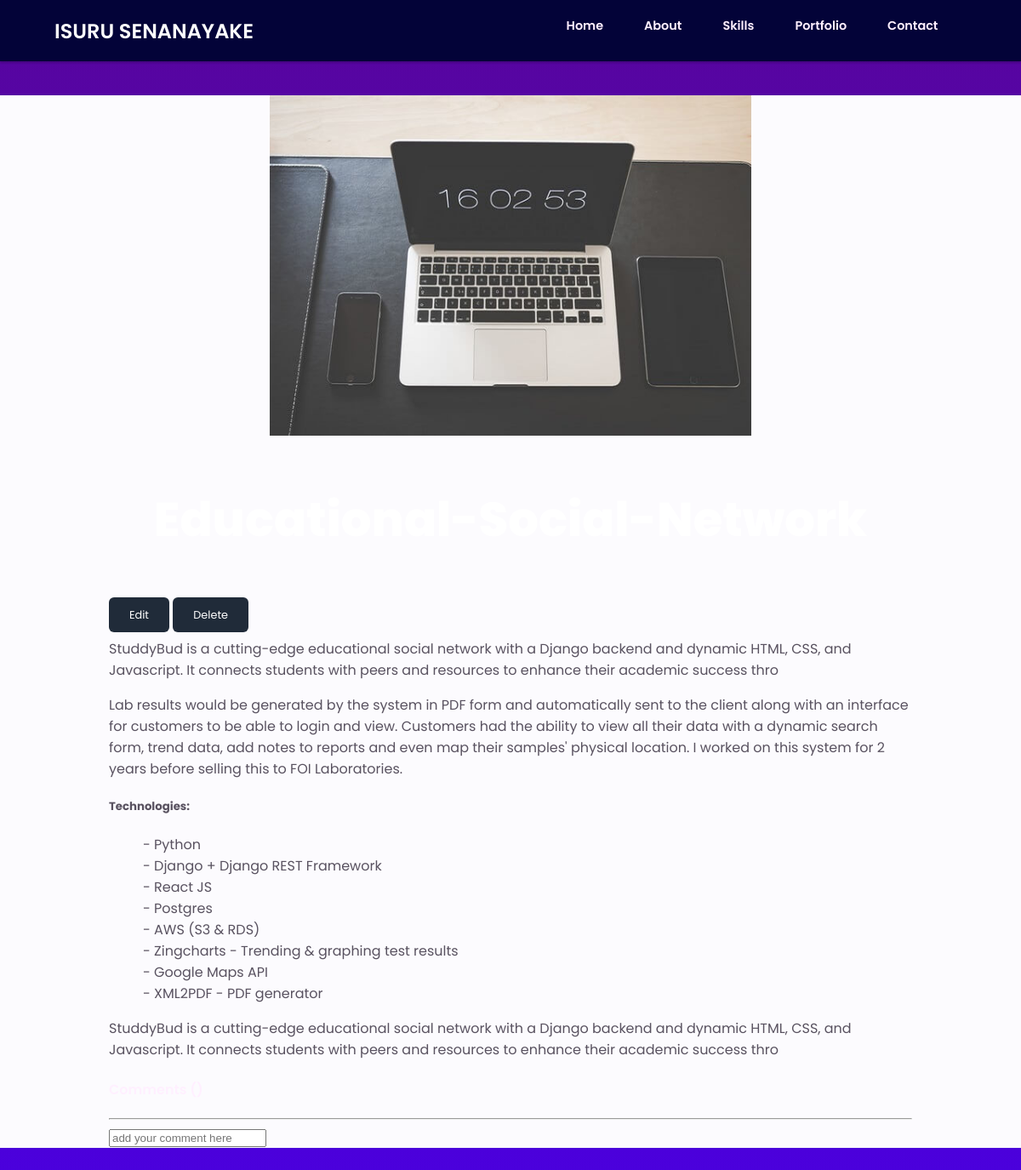
Screenshot of /project_page/2/ with the database file from the repository.
### portfolio/models.py (models this page shows, shortened)
class Projects(models.Model):
    title = models.CharField(max_length=200)
    thumbnail = models.ImageField(null=True,blank=True)
    body = models.CharField(max_length=200,null=True)
    project_description = RichTextField(null=True)
    created = models.DateTimeField(auto_now_add=True)
    github_link = models.URLField(null=True,blank=True)
    def imageURL(self):
        try:
            url = self.thumbnail.url
        except:
            url = ""
        return url

### portfolio/views.py (the view)
# urls.py: path('project_page/<str:pk>/', views.project_page, name="project-page"),
def project_page(request, pk):
    project = Projects.objects.get(id=pk)
    context = {"project": project}
    return render(request, "project_page.html", context)

### templates/project_page.html (shortened to what this page needs)
{% extends "main.html" %}
{% load static %}
{% block content %}
    <div class="project-page-container">
        <div class="project-img-container">
            <img id="project-img" src="{{ project.imageURL }}">
        </div>
        <h3 class="section-title">{{ project.title }}</h3>
        <a class="button-1" href="{% url "edit-project" project.id %}">Edit</a>
        <a class="button-1" href="{% url "delete-project" project.id %}">Delete</a>
        <p>{{ project.body|safe }}</p>
        <p class=""> Lab results would be generated by the system in PDF form and automatically sent to the client along
            with an
            interface for customers to be able to login and view.
            Customers had the ability to view all their data with a dynamic search form, trend data, add notes to
            reports and even map their samples' physical location.
            I worked on this system for 2 years before selling this to FOI Laboratories.</p>
        <h5>Technologies:</h5>
        <ul>
            <li>- Python</li>
            <li>- Django + Django REST Framework</li>
            <li>- React JS</li>
            <li>- Postgres</li>
            <li>- AWS (S3 & RDS)</li>
            <li>- Zingcharts - Trending & graphing test results</li>
            <li>- Google Maps API</li>
            <li>- XML2PDF - PDF generator</li>
        </ul>
       <p>{{ project.project_description|safe }}</p>
        <div class="comment-container">
            <h4>Comments ({{ comment_count }})</h4>
            <hr/>
            <div class="card">
                <div class="card">
                    <div class="card-body">
                        <form method="POST" action="">
                            <input type="text" name="message" placeholder="add your comment here"
                                   class="form-control bg-primary-subtle">
                        </form>
                    </div>
                </div>
            </div>
        </div>
    </div>
{% endblock %}

### static/css/style.css (style rules this page uses)
:root { --header-height: 3rem; --hue-color: 270; --first-color: linear-gradient(to bottom, #57059e, #4a00e0); --first-color-second: hsl(var(--hue-color), 69%, 61%); --first-color-alt: hsl(var(--hue-color), 57%, 53%); --first-color-lighter: hsl(var(--hue-color), 92%, 85%); --title-color: hsl(var(--hue-color), 8%, 15%); --text-color: hsl(var(--hue-color), 8%, 35%); --text-color-light: hsl(var(--hue-color), 8%, 65%); --input-color: hsl(var(--hue-color), 70%, 96%); --body-color: hsl(var(--hue-color), 60%, 99%); --container-color: #fff; --scroll-bar-color: hsl(var(--hue-color), 12%, 90%); --scroll-thumb-color: hsl(var(--hue-color), 12%, 80%); --body-font: 'Poppins', sans-serif; --big-font-size: 2rem; --h1-font-size: 1.5rem; --h2-font-size: 1.25rem; --h3-font-size: 1.125rem; --normal-font-size: 1rem; --small-font-size: 0.9rem; --smaller-font-size: .85rem; background: linear-gradient(to bottom, #57059e, #4a00e0); }
* { box-sizing: border-box; }
body { margin: 0; font-family: var(--body-font); font-size: var(--normal-font-size); background: var(--body-color); color: var(--text-color); }
h1, h2, h3, h4 { color: #fff0ff; font-weight: 600; }
a { text-decoration: none; }
img { max-width: 100%; height: auto; }
ul { list-style: none; }
.section-title { font-size: 3.5rem; color: #fff; font-weight: 800; text-align: center; }
.section-subtitle, .section-title { text-align: center; }
.button-1 { font-size: 0.8rem; padding: 12px 24px; color: #ffffff; background-color: #202b39; border-radius: 6px; border: none; cursor: pointer; outline: none; transition: 0.1s; text-align: center; }
.project-page-container { margin: 7rem 8rem; }
.project-img-container { margin: 0 auto; justify-content: center; display: flex; }
#project-img { width: 60%; height: 50vh; object-fit: cover; }

### rows the page displays
Projects: imageURL (picture), body "StuddyBud is a cutting-edge educational social network with a Django backend and dynamic HTML, CSS, and Javascript. It connects students with peers and resources to enhance their academic success thro", project_description "StuddyBud is a cutting-edge educational social network with a Django backend and dynamic HTML, CSS, and Javascript. It connects students with peers and resources to enhance their academic success thro"
